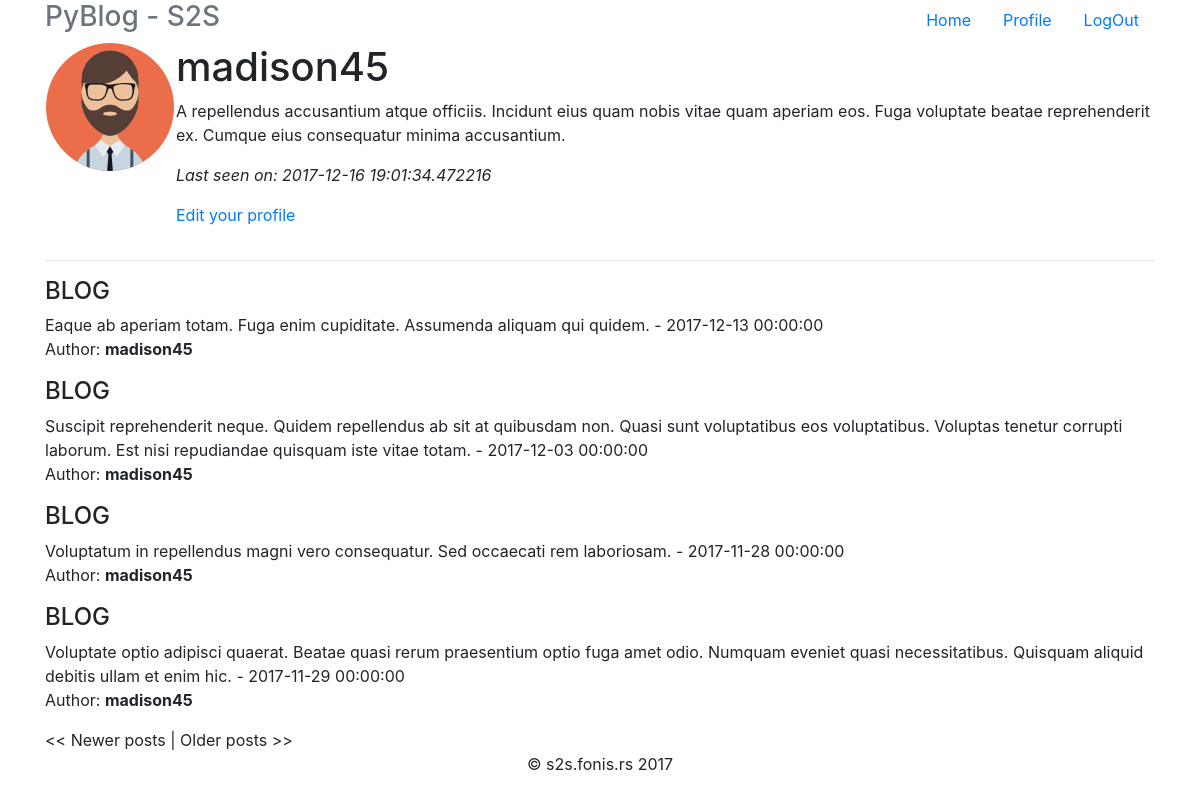
The app's page /user/madison45/1 (signed in) with its own data.
### app/models.py (models this page shows, shortened)
class User(UserMixin, db.Model):
    __tablename__ = 'user'
    id = db.Column(db.Integer, primary_key=True)
    username = db.Column(db.String(length=64), unique=True, index=True)
    password_hash = db.Column(db.String(length=128))
    email = db.Column(db.String(length=128))
    about_me = db.Column(db.String(length=128))
    last_seen = db.Column(db.DateTime)
    posts = db.relationship('Post', backref='user', lazy='dynamic')
    @property
    def password(self):
        raise AttributeError('password is not a readable attribute')

class Post(db.Model):
    __tablename__ = 'post'
    id = db.Column(db.Integer, primary_key=True)
    body = db.Column(db.String())
    timestamp = db.Column(db.DateTime)
    user_id = db.Column(db.Integer, db.ForeignKey('user.id'))

### app/views.py (the view)
@app.route('/user/<username>')
@app.route('/user/<username>/<int:page>')
@login_required
def user(username, page=1):
    user = User.query.filter_by(username=username).first()
    if user is None:
        flash('User %s not found.' % username)
        return redirect(url_for('index'))
    posts = user.posts.paginate(page, 10, False)
    return render_template('profile.html', user=user, posts=posts)

### app/models.py (called while the page is built)
@lm.user_loader
def load_user(id):
    return User.query.get(int(id))

### app/views.py (called while the page is built)
@app.before_request
def before_request():
    g.user = current_user
    if g.user.is_authenticated:
        g.user.last_seen = datetime.now()
        db.session.add(g.user)
        db.session.commit()

### app/templates/profile.html
{% extends 'base.html'%}
{% block container %}
{% include '_header.html' %}
    <div>
        <table>
            <tr valign="top">
                <td><img src="/static/images/man.png" alt="User icon"></td>
                <td>
                    <h1>{{ user.username }}</h1>
                    {% if user.about_me %}<p>{{ user.about_me }}</p>{% endif %}
                    {% if user.last_seen %}<p><i>Last seen on: {{ user.last_seen }}</i></p>{% endif %}
                    <p><a href="/edit">Edit your profile</a>
                    </p>
                </td>
            </tr>
        </table>
        <hr>
        <div class="row marketing">
            <div class="col-lg-12">
                {% for p in posts.items %}
                    {% include '_post.html' %}
                {% endfor %}
                {% if posts.has_prev %}
                    <a href="{{ url_for('user', username=user.username, page=posts.prev_num) }}">&lt;&lt; Newer posts</a>
                {% else %}
                    &lt;&lt; Newer posts
                {% endif %} |
                {% if posts.has_next %}
                    <a href="{{ url_for('user', username=user.username, page=posts.next_num) }}">Older posts &gt;&gt;</a>
                {% else %}
                    Older posts &gt;&gt;
                {% endif %}
            </div>
        </div>
{% include '_footer.html' %}
{% endblock %}

### app/templates/base.html (shortened to what this page needs)
<!doctype html>
<html lang="en">
<head>
    <link href="https://maxcdn.bootstrapcdn.com/bootstrap/4.0.0-beta.2/css/bootstrap.min.css"
          rel="stylesheet"
>
    <link rel="stylesheet"
          href="http://getbootstrap.com/docs/4.0/examples/narrow-jumbotron/narrow-jumbotron.css">
</head>
<body>
<div class="container">
    {% block container %}
    {% endblock %}
</div>
</body>
</html>

### app/templates/_header.html (shortened to what this page needs)
    <header class="header clearfix">
        <nav>
            <ul class="nav nav-pills float-right">
                <li class="nav-item">
                    <a class="nav-link" href="{{ url_for('home') }}">Home<span class="sr-only">(current)</span></a>
                </li>
                {% if g.user.is_authenticated %}
                <li class="nav-item">
                  <a class="nav-link" href="{{ url_for('user', username=g.user.username) }}">Profile</a>
                </li>
                <li class="nav-item">
                  <a class="nav-link" href="{{ url_for('logout') }}">LogOut</a>
                </li>
                {% endif %}
            </ul>
        </nav>
        <a href="{{ url_for('index') }}"><h3 class="text-muted">PyBlog - S2S</h3></a>
    </header>

### app/templates/_post.html
                <h4>BLOG</h4>
                <p>{{ p.body }} - {{ p.timestamp }} <br>
                    Author: <b>{{ p.user.username }}</b></p>

### app/templates/_footer.html
    <footer class="footer">
        <p style="text-align: center">© s2s.fonis.rs 2017</p>
    </footer>

### records on screen
User: username "madison45", about_me "A repellendus accusantium atque officiis. Incidunt eius quam nobis vitae quam aperiam eos. Fuga voluptate beatae reprehenderit ex. Cumque eius consequatur minima accusantium.", last_seen "2017-12-16 19:01:34.472216"
Post: body "Eaque ab aperiam totam. Fuga enim cupiditate. Assumenda aliquam qui quidem.", timestamp "2017-12-13 00:00:00", user.username "madison45"
Post: body "Suscipit reprehenderit neque. Quidem repellendus ab sit at quibusdam non. Quasi sunt voluptatibus eos voluptatibus. Voluptas tenetur corrupti laborum. Est nisi repudiandae quisquam iste vitae totam.", timestamp "2017-12-03 00:00:00", user.username "madison45"
Post: body "Voluptatum in repellendus magni vero consequatur. Sed occaecati rem laboriosam.", timestamp "2017-11-28 00:00:00", user.username "madison45"
Post: body "Voluptate optio adipisci quaerat. Beatae quasi rerum praesentium optio fuga amet odio. Numquam eveniet quasi necessitatibus. Quisquam aliquid debitis ullam et enim hic.", timestamp "2017-11-29 00:00:00", user.username "madison45"
